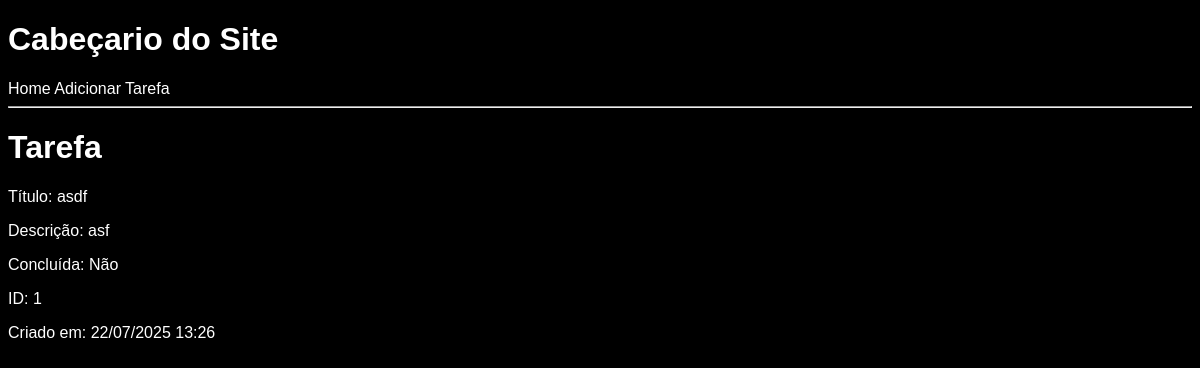
The page /tarefas/tarefa/1 on the database its author committed.
### tarefas/models.py (models this page shows, shortened)
class Tarefa(models.Model):
        titulo = models.CharField(max_length=100)
        descricao = models.TextField()
        criado_em = models.DateTimeField(auto_now_add=True)
        concluida = models.BooleanField(default=False)

### tarefas/views.py (the view)
# urls.py: path("tarefa/<int:id>", views.tarefa, name= "tarefa"),
def tarefa(request, id):
    tarefa = get_object_or_404(Tarefa, id=id)
    return render(request, "tarefas/tarefa.html", {'tarefa': tarefa})

### tarefas/Templates/tarefas/tarefa.html
{% extends 'tarefas/base.html' %}
{%block corpo%}
<h1>Tarefa</h1>
<p> Título: {{ tarefa.titulo }} </p>
<p> Descrição: {{ tarefa.descricao }} </p>
<p> Concluída:
    {% if tarefa.concluida %} Sim
    {% else %} Não
    {% endif %}
</p>
<p> ID: {{ tarefa.id }} </p>
<p> Criado em: {{ tarefa.criado_em |date:"d/m/Y H:i" }} </p>
{%endblock%}

### tarefas/static/tarefas/style.css (style rules this page uses)
body { font-family: Arial, Helvetica, sans-serif; font-size: 16px; background-color: #000; color: #fff; }
h1, h2 { font-weight: bold; }

### rows shown on the page
Tarefa: titulo "asdf", descricao "asf", id "1", criado_em "22/07/2025 13:26"
